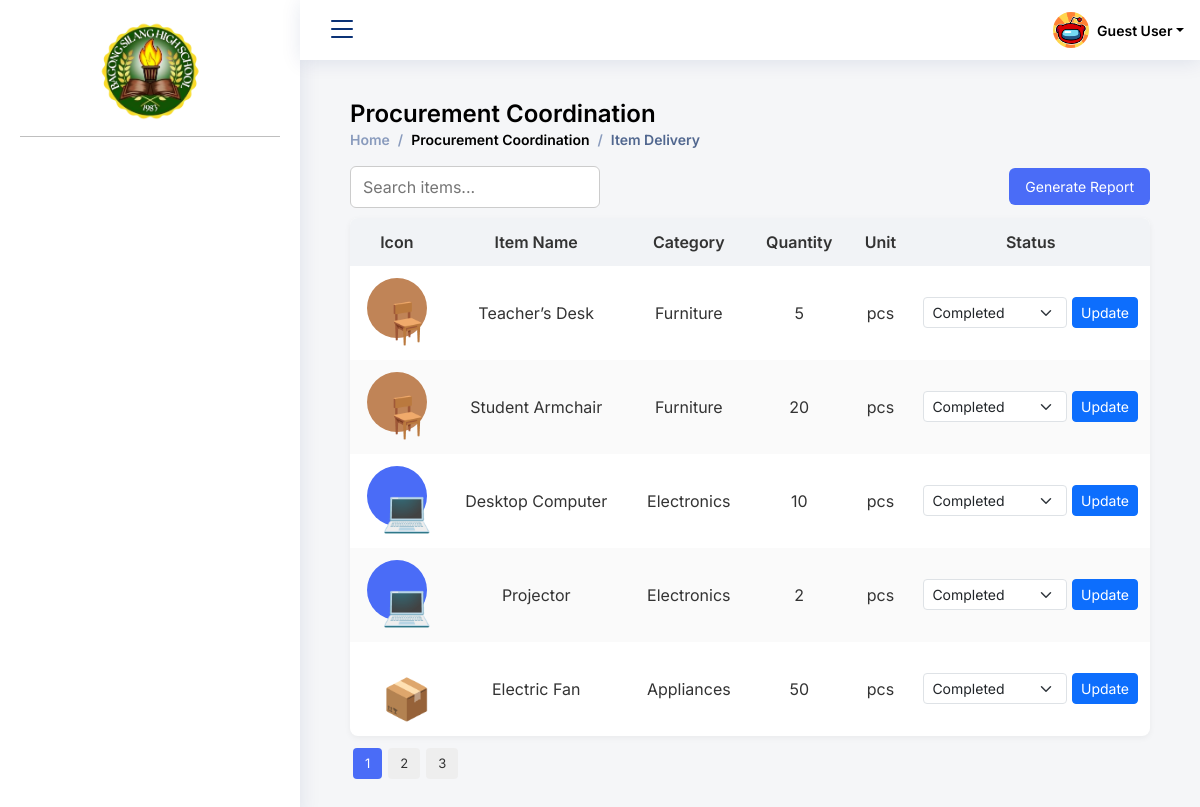
/User_Admin/Procurement/procurement.php, run on the app's committed database.
### tables this page shows
CREATE TABLE `bcp_sms4_procurement` (
  `procurement_id` int NOT NULL AUTO_INCREMENT,
  `item_id` int NOT NULL,
  `quantity` int NOT NULL,
  `request_date` date NOT NULL,
  `requested_by` varchar(100) NOT NULL,
  `approved_by` varchar(100) DEFAULT NULL,
  `expected_date` date DEFAULT NULL,
  `reason` text,
  `status` enum('Pending','Approved','Rejected','Completed') DEFAULT 'Pending',
  `created_at` timestamp NOT NULL DEFAULT CURRENT_TIMESTAMP,
  PRIMARY KEY (`procurement_id`),
  KEY `fk_procurement_item` (`item_id`),
  CONSTRAINT `fk_procurement_item` FOREIGN KEY (`item_id`) REFERENCES `bcp_sms4_items` (`item_id`)
);

CREATE TABLE `bcp_sms4_items` (
  `item_id` int NOT NULL AUTO_INCREMENT,
  `item_name` varchar(100) NOT NULL,
  `category` varchar(50) NOT NULL,
  `item_type` enum('Asset','Consumable') NOT NULL,
  `unit` varchar(50) NOT NULL,
  PRIMARY KEY (`item_id`)
);

### User_Admin/Procurement/procurement.php (the view, shortened to what this page needs)
<?php
include_once '../../connection.php';
$query = "SELECT
            p.procurement_id,
            i.item_name AS item,
            i.category,
            p.quantity AS qty,
            i.unit,
            p.status
          FROM bcp_sms4_procurement p
          JOIN bcp_sms4_items i ON p.item_id = i.item_id";
$result = $conn->query($query);
$deliveries = [];
if ($result && $result->num_rows > 0) {
    while ($row = $result->fetch_assoc()) {
        $icon = "📦";
        if (stripos($row['category'], 'electronics') !== false) $icon = "💻";
        elseif (stripos($row['category'], 'furniture') !== false) $icon = "🪑";
        elseif (stripos($row['category'], 'consumables') !== false) $icon = "🎨";
        elseif (stripos($row['category'], 'office') !== false) $icon = "✏️";
        elseif (stripos($row['category'], 'cleaning') !== false) $icon = "🧹";
        $deliveries[] = [
            "procurement_id" => $row['procurement_id'],
            "icon" => $icon,
            "item" => $row['item'],
            "category" => $row['category'],
            "qty" => $row['qty'],
            "unit" => $row['unit'],
            "status" => $row['status']
        ];
    }
}
?>
<!DOCTYPE html>
<html lang="en">
<head>
  <link href="../../assets/vendor/bootstrap/css/bootstrap.min.css" rel="stylesheet">
  <link href="../../assets/vendor/bootstrap-icons/bootstrap-icons.css" rel="stylesheet">
  <link href="../../assets/vendor/boxicons/css/boxicons.min.css" rel="stylesheet">
  <link href="../../assets/vendor/quill/quill.snow.css" rel="stylesheet">
  <link href="../../assets/vendor/quill/quill.bubble.css" rel="stylesheet">
  <link href="../../assets/vendor/remixicon/remixicon.css" rel="stylesheet">
  <link href="../../assets/vendor/simple-datatables/style.css" rel="stylesheet">
  <link href="../../assets/css/style.css" rel="stylesheet">
  <link href="../../assets/css/schedule_maintenance.css" rel="stylesheet">
  <link href="../../assets/css/procurement.css" rel="stylesheet">
</head>
    <body>
    <?php
        include "../../components/nav-bar.php";
    ?>
    <main id="main" class="main">
    <div class="pagetitle">
        <h1>Procurement Coordination</h1>
        <nav>
            <ol class="breadcrumb">
                <li class="breadcrumb-item"><a href="<?=BASE_URL?>User_Admin/dashboard.php">Home</a></li>
                <li class="breadcrumb-item">Procurement Coordination</li>
                <li class="breadcrumb-item active">Item Delivery</li>
            </ol>
        </nav>
    </div>
    <div class="controls">
        <input type="text" id="search" placeholder="Search items...">
        <div>
            <button onclick="generateReport()">Generate Report</button>
        </div>
    </div>
    <div id="tableView">
        <table id="deliveryTable">
            <thead>
                <tr>
                    <th data-col="icon">Icon</th>
                    <th data-col="item">Item Name</th>
                    <th data-col="category">Category</th>
                    <th data-col="qty">Quantity</th>
                    <th data-col="unit">Unit</th>
                    <th data-col="status">Status</th>
                </tr>
            </thead>
            <tbody>
                <?php if (!empty($deliveries)): ?>
                    <?php foreach ($deliveries as $d): ?>
                        <tr>
                            <td><span class="icon <?php echo strtolower($d['category']); ?>"><?php echo $d['icon']; ?></span></td>
                            <td><?php echo htmlspecialchars($d['item']); ?></td>
                            <td><?php echo htmlspecialchars($d['category']); ?></td>
                            <td><?php echo htmlspecialchars($d['qty']); ?></td>
                            <td><?php echo htmlspecialchars($d['unit']); ?></td>
                            <td>
                                <form method="POST" action="assign_tag.php" style="display:flex; align-items:center; gap:5px;">
                                    <select name="status" class="form-select form-select-sm">
                                        <option value="Completed" <?php if($d['status']=="Completed") echo "selected"; ?>>Completed</option>
                                    </select>
                                    <button type="submit" class="btn btn-sm btn-primary">Update</button>
                                </form>
                            </td>
                        </tr>
                    <?php endforeach; ?>
                <?php else: ?>
                    <tr><td colspan="7">No deliveries found.</td></tr>
                <?php endif; ?>
            </tbody>
        </table>
        <div class="pagination" id="pagination"></div>
    </div>
</main>
  </body>
</html>

### assets/css/style.css (style rules this page uses)
:root { scroll-behavior: smooth; }
body { font-family: "Inter", sans-serif; background: #f6f9ff; color: #444444; }
a { color: #4154f1; text-decoration: none; }
h1, h2, h3, h4, h5, h6 { font-family: "Inter", sans-serif; }
#main { margin-top: 60px; padding: 20px 30px; transition: all 0.3s; }
.pagetitle { margin-bottom: 10px; }
.pagetitle h1 { font-size: 24px; margin-bottom: 0; font-weight: 600; color: #000000; }
.breadcrumb { font-size: 14px; font-family: "Inter", sans-serif; color: #000000; font-weight: 600; }
.breadcrumb a { color: #899bbd; transition: 0.3s; }
.breadcrumb .breadcrumb-item::before { color: #899bbd; }
.breadcrumb .active { color: #51678f; font-weight: 600; }
@media (min-width: 1200px) { #main, #footer, #header { margin-left: 300px; } }

### assets/css/schedule_maintenance.css (style rules this page uses)
html, body { margin: 0; padding: 0; font-family: "Inter", sans-serif; background: #f4f6f9; }

### assets/css/procurement.css (style rules this page uses)
body { font-family: 'Inter', sans-serif; padding: 20px; background: #f5f6f8; color: #333; }
.icon { width: 60px; height: 60px; display: flex; justify-content: center; align-items: center; border-radius: 50%; font-size: 30px; margin: 0 auto 10px auto; color: white; }
.controls { display: flex; justify-content: space-between; align-items: center; margin-bottom: 10px; }
input[type="text"] { padding: 8px 12px; border-radius: 6px; border: 1px solid #ccc; width: 250px; }
button { padding: 8px 16px; border: none; border-radius: 6px; background: #4a6cf7; color: white; font-size: 14px; cursor: pointer; transition: background 0.2s ease; }
table { width: 100%; border-collapse: collapse; background: #fff; border-radius: 8px; overflow: hidden; box-shadow: 0 2px 6px rgba(0, 0, 0, 0.05); }
th, td { padding: 12px; text-align: center; }
th { background: #f1f3f6; cursor: pointer; font-weight: 600; }
tr:nth-child(even) { background: #fafafa; }
.pagination { margin-top: 12px; text-align: center; }
.icon { font-size: 40px; margin-bottom: 10px; display: inline-block; padding: 15px; border-radius: 50%; color: white; }
.electronics { background: #4a6cf7; }
.furniture { background: #c08457; }

### data on the page
bcp_sms4_procurement: icon "🪑", item.item_name "Teacher’s Desk", item.category "Furniture", quantity "5", item.unit "pcs", status "Completed"
bcp_sms4_procurement: icon "🪑", item.item_name "Student Armchair", item.category "Furniture", quantity "20", item.unit "pcs", status "Completed"
bcp_sms4_procurement: icon "💻", item.item_name "Desktop Computer", item.category "Electronics", quantity "10", item.unit "pcs", status "Completed"
bcp_sms4_procurement: icon "💻", item.item_name "Projector", item.category "Electronics", quantity "2", item.unit "pcs", status "Completed"
bcp_sms4_procurement: icon "📦", item.item_name "Electric Fan", item.category "Appliances", quantity "50", item.unit "pcs", status "Completed"

### other printed values
$userFullname "Guest User"
